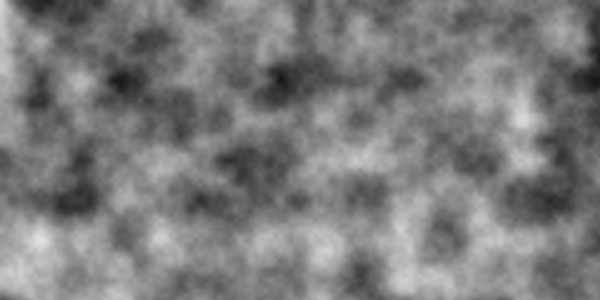
Frame 1 (no input)
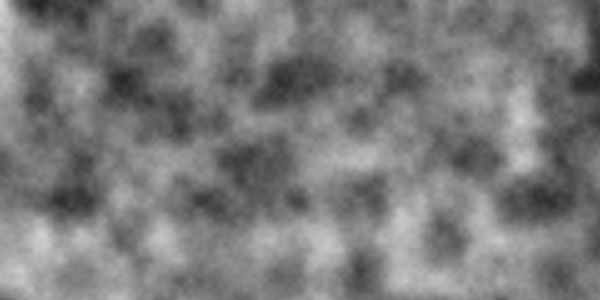
Frame 60 (the mouse pressed at the canvas centre just before this capture)
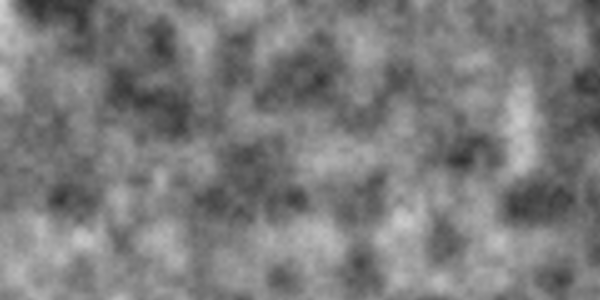
Frame 120 (the mouse held since frame 60 and released just before this capture)

The Processing sketch that drew these frames (run headless with seeded random() and noise(); from frame 60 on, the mouse is pressed at the canvas centre):

// Processing sketch: noise05_noise3D
// ── noise05_noise3D.pde
float scale=.025;
int seed = 9999;
int octaves = 3;
float falloff = .5;
float z=0;
float zStep=.0025;

void setup() {
  size(600, 300);
  noiseSeed(seed);
  noiseDetail(octaves, falloff);
}

void draw() {
  drawNoise();
}

void drawNoise() {
  loadPixels();
  noiseDetail(4);
  for ( int y = 0; y < height; y++ ) {
    for ( int x = 0; x < width; x++ ) {
      pixels[y*width+x] = color(map(noise(x*scale, y*scale, z),0,1,0,255));
    }
  }
  z+=zStep;
  updatePixels();
}
